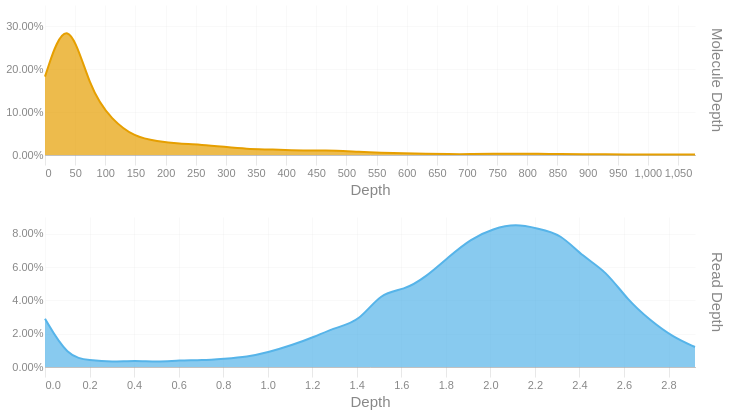

Source (notebook cell):
### Code cell
readdep = depth_hist(tb['Read Depth'], q99, 3)
readdep = readdep.with_columns(pl.lit('Read Depth').alias('Metric'))
if not SKIPLR:
    moldep = depth_hist(tb['Molecule Depth'], mol_q99, 1)
    moldep = moldep.with_columns(pl.lit('Molecule Depth').alias('Metric'))
    _hist = pl.concat([readdep, moldep])
    _hist = _hist.filter(pl.col('Proportion') != 0)
    with SafeRender(_hist):
        (
            alt.Chart(_hist)        
            .mark_area(interpolate = "basis")
            .encode(
                x=alt.X('Bin:Q').scale(domainMin=0).axis(alt.Axis(title='Depth')),
                y = alt.Y('Proportion:Q', title = None).axis(format = '.2%'),
                color = alt.Color('Metric:N').legend(None),
                row = alt.Row("Metric:N").header(title = None, labelOrient = 'right'),
                tooltip = [
                    alt.Tooltip("Metric:N", title = "Metric"),
                    alt.Tooltip('Interval:N', title = "Depth Interval"),
                    alt.Tooltip('Proportion:Q', title = "% Alignments").format('.2%')
                ]
            )
            .resolve_scale(x='independent', y='independent')
            .properties(
                height = 150, width = 650,
                usermeta={'embedOptions': {'downloadFileName': f'{samplename}.depth.hist'}}
            )
        ).display()
else:
    readdep = readdep.filter(pl.col('Proportion') != 0)
    with SafeRender(readdep):
        (
            alt.Chart(readdep)        
            .mark_area(interpolate = "basis")
            .encode(
                x=alt.X('Bin:Q').scale(domainMin=0).axis(alt.Axis(title='Depth')),
                y = alt.Y('Proportion:Q', title = None).axis(format = '.2%'),
                tooltip = [
                    alt.Tooltip('Interval:N', title = "Depth Interval"),
                    alt.Tooltip('Proportion:Q', title = "% Alignments").format('.2%')
                ]
            )
            .properties(
                usermeta={'embedOptions': {'downloadFileName': f'{samplename}.depth.hist'}}
            )
        ).display()

### Figure 1 — Vega-Lite specification as saved in the notebook (floating-point values rounded to 4 significant figures)
{"width": 650, "height": 150, "config": {"title": {"anchor": "start", "dy": -15, "fontSize": 18, "color": "#888888", "subtitleColor": "#888888", "subtitleFontSize": 14}, "arc": {"fill": "#0072B2"}, "axis": {"domainColor": "#888888", "domainWidth": 0.5, "gridWidth": 0.2, "grid": false, "titleFontWeight": 400, "titleFontSize": 15, "labelFontSize": 11, "labelColor": "#888888", "tickColor": "#888888", "tickWidth": 0.2, "titleColor": "#888888"}, "axisBand": {"grid": false}, "axisX": {"grid": true, "tickSize": 10, "domainCap": "round"}, "axisY": {"domain": false, "grid": true, "tickSize": 0, "domainCap": "round"}, "background": "transparent", "header": {"labelFontSize": 15, "labelColor": "#888888", "titleFontSize": 15, "titleFontWeight": 600, "titleColor": "#888888"}, "legend": {"labelFont": "sans-serif", "labelFontSize": 12, "labelColor": "#888888", "symbolSize": 100, "symbolType": "circle", "titleFontSize": 12, "titlePadding": 10, "titleColor": "#888888", "title": null}, "range": {"category": ["#E69F00", "#56B4E9", "#009E73", "#F0E442", "#0072B2", "#D55E00", "#CC79A7", "#000000"], "diverging": ["#cfe8f3", "#a2d4ec", "#73bfe2", "#46abdb", "#1696d2", "#12719e"]}, "area": {"fill": "#0072B2", "fillOpacity": 0.7, "line": true, "strokeOpacity": 0.7}, "line": {"color": "#0072B2", "stroke": "#0072B2", "strokeWidth": 2}, "trail": {"color": "#0072B2", "stroke": "#0072B2", "strokeWidth": 0, "size": 1}, "point": {"filled": true, "fillOpacity": 1.0, "size": 95}, "text": {"color": "#888888", "fontSize": 11, "align": "right", "fontWeight": 400, "size": 11}, "bar": {"fill": "#0072B2", "stroke": null}, "view": {"stroke": null, "continuousWidth": 660, "continuousHeight": 400}}, "data": {"name": "data-4df21243e03b6c1739d8e074606440ce"}, "mark": {"type": "area", "interpolate": "basis"}, "encoding": {"color": {"field": "Metric", "legend": null, "type": "nominal"}, "row": {"field": "Metric", "header": {"title": null, "labelOrient": "right"}, "type": "nominal"}, "tooltip": [{"field": "Metric", "title": "Metric", "type": "nominal"}, {"field": "Interval", "title": "Depth Interval", "type": "nominal"}, {"field": "Proportion", "format": ".2%", "title": "% Alignments", "type": "quantitative"}], "x": {"axis": {"title": "Depth"}, "field": "Bin", "scale": {"domainMin": 0}, "type": "quantitative"}, "y": {"axis": {"format": ".2%"}, "field": "Proportion", "title": null, "type": "quantitative"}}, "resolve": {"scale": {"x": "independent", "y": "independent"}}, "usermeta": {"embedOptions": {"downloadFileName": "S3_Annapolis_283.depth.hist"}}, "$schema": "https://vega.github.io/schema/vega-lite/v6.1.0.json", "datasets": {"data-4df21243e03b6c1739d8e074606440ce": [{"Bin": 0.0, "Interval": "0.0-0.101", "Proportion": 0.029, "Metric": "Read Depth"}, {"Bin": 0.101, "Interval": "0.101-0.201", "Proportion": 0.006, "Metric": "Read Depth"}, {"Bin": 0.201, "Interval": "0.201-0.302", "Proportion": 0.004, "Metric": "Read Depth"}, {"Bin": 0.302, "Interval": "0.302-0.403", "Proportion": 0.003, "Metric": "Read Depth"}, {"Bin": 0.403, "Interval": "0.403-0.503", "Proportion": 0.004, "Metric": "Read Depth"}, {"Bin": 0.503, "Interval": "0.503-0.604", "Proportion": 0.003, "Metric": "Read Depth"}, {"Bin": 0.604, "Interval": "0.604-0.705", "Proportion": 0.004, "Metric": "Read Depth"}, {"Bin": 0.705, "Interval": "0.705-0.805", "Proportion": 0.004, "Metric": "Read Depth"}, {"Bin": 0.805, "Interval": "0.805-0.906", "Proportion": 0.005, "Metric": "Read Depth"}, {"Bin": 0.906, "Interval": "0.906-1.007", "Proportion": 0.006, "Metric": "Read Depth"}, {"Bin": 1.007, "Interval": "1.007-1.107", "Proportion": 0.009, "Metric": "Read Depth"}, {"Bin": 1.107, "Interval": "1.107-1.208", "Proportion": 0.013, "Metric": "Read Depth"}, {"Bin": 1.208, "Interval": "1.208-1.309", "Proportion": 0.018, "Metric": "Read Depth"}, {"Bin": 1.309, "Interval": "1.309-1.409", "Proportion": 0.024, "Metric": "Read Depth"}, {"Bin": 1.409, "Interval": "1.409-1.51", "Proportion": 0.027, "Metric": "Read Depth"}, {"Bin": 1.51, "Interval": "1.51-1.611", "Proportion": 0.045, "Metric": "Read Depth"}, {"Bin": 1.611, "Interval": "1.611-1.711", "Proportion": 0.046, "Metric": "Read Depth"}, {"Bin": 1.711, "Interval": "1.711-1.812", "Proportion": 0.054, "Metric": "Read Depth"}, {"Bin": 1.812, "Interval": "1.812-1.913", "Proportion": 0.066, "Metric": "Read Depth"}, {"Bin": 1.913, "Interval": "1.913-2.013", "Proportion": 0.077, "Metric": "Read Depth"}, {"Bin": 2.013, "Interval": "2.013-2.114", "Proportion": 0.083, "Metric": "Read Depth"}, {"Bin": 2.114, "Interval": "2.114-2.215", "Proportion": 0.086, "Metric": "Read Depth"}, {"Bin": 2.215, "Interval": "2.215-2.315", "Proportion": 0.083, "Metric": "Read Depth"}, {"Bin": 2.315, "Interval": "2.315-2.416", "Proportion": 0.08, "Metric": "Read Depth"}, {"Bin": 2.416, "Interval": "2.416-2.517", "Proportion": 0.066, "Metric": "Read Depth"}, {"Bin": 2.517, "Interval": "2.517-2.617", "Proportion": 0.058, "Metric": "Read Depth"}, {"Bin": 2.617, "Interval": "2.617-2.718", "Proportion": 0.04, "Metric": "Read Depth"}, {"Bin": 2.718, "Interval": "2.718-2.819", "Proportion": 0.028, "Metric": "Read Depth"}, {"Bin": 2.819, "Interval": "2.819-2.919", "Proportion": 0.018, "Metric": "Read Depth"}, {"Bin": 2.919, "Interval": "2.919-3.02", "Proportion": 0.012, "Metric": "Read Depth"}, {"Bin": 0.0, "Interval": "0.0-37.2", "Proportion": 0.183, "Metric": "Molecule Depth"}, {"Bin": 37.2, "Interval": "37.2-74.4", "Proportion": 0.342, "Metric": "Molecule Depth"}, {"Bin": 74.4, "Interval": "74.4-111.5", "Proportion": 0.151, "Metric": "Molecule Depth"}, {"Bin": 111.5, "Interval": "111.5-148.7", "Proportion": 0.081, "Metric": "Molecule Depth"}, {"Bin": 148.7, "Interval": "148.7-185.9", "Proportion": 0.042, "Metric": "Molecule Depth"}, {"Bin": 185.9, "Interval": "185.9-223.1", "Proportion": 0.032, "Metric": "Molecule Depth"}, {"Bin": 223.1, "Interval": "223.1-260.2", "Proportion": 0.026, "Metric": "Molecule Depth"}, {"Bin": 260.2, "Interval": "260.2-297.4", "Proportion": 0.024, "Metric": "Molecule Depth"}, {"Bin": 297.4, "Interval": "297.4-334.6", "Proportion": 0.019, "Metric": "Molecule Depth"}, {"Bin": 334.6, "Interval": "334.6-371.8", "Proportion": 0.014, "Metric": "Molecule Depth"}, {"Bin": 371.8, "Interval": "371.8-409.0", "Proportion": 0.013, "Metric": "Molecule Depth"}, {"Bin": 409.0, "Interval": "409.0-446.1", "Proportion": 0.011, "Metric": "Molecule Depth"}, {"Bin": 446.1, "Interval": "446.1-483.3", "Proportion": 0.01, "Metric": "Molecule Depth"}, {"Bin": 483.3, "Interval": "483.3-520.5", "Proportion": 0.011, "Metric": "Molecule Depth"}, {"Bin": 520.5, "Interval": "520.5-557.7", "Proportion": 0.007, "Metric": "Molecule Depth"}, {"Bin": 557.7, "Interval": "557.7-594.8", "Proportion": 0.005, "Metric": "Molecule Depth"}, {"Bin": 594.8, "Interval": "594.8-632.0", "Proportion": 0.004, "Metric": "Molecule Depth"}, {"Bin": 632.0, "Interval": "632.0-669.2", "Proportion": 0.003, "Metric": "Molecule Depth"}, {"Bin": 669.2, "Interval": "669.2-706.4", "Proportion": 0.002, "Metric": "Molecule Depth"}, {"Bin": 706.4, "Interval": "706.4-743.6", "Proportion": 0.002, "Metric": "Molecule Depth"}, {"Bin": 743.6, "Interval": "743.6-780.7", "Proportion": 0.003, "Metric": "Molecule Depth"}, {"Bin": 780.7, "Interval": "780.7-817.9", "Proportion": 0.003, "Metric": "Molecule Depth"}, {"Bin": 817.9, "Interval": "817.9-855.1", "Proportion": 0.003, "Metric": "Molecule Depth"}, {"Bin": 855.1, "Interval": "855.1-892.3", "Proportion": 0.002, "Metric": "Molecule Depth"}, {"Bin": 892.3, "Interval": "892.3-929.4", "Proportion": 0.002, "Metric": "Molecule Depth"}, {"Bin": 929.4, "Interval": "929.4-966.6", "Proportion": 0.002, "Metric": "Molecule Depth"}, {"Bin": 966.6, "Interval": "966.6-1003.8", "Proportion": 0.001, "Metric": "Molecule Depth"}, {"Bin": 1004.0, "Interval": "1003.8-1041.0", "Proportion": 0.001, "Metric": "Molecule Depth"}, {"Bin": 1041.0, "Interval": "1041.0-1078.2", "Proportion": 0.001, "Metric": "Molecule Depth"}, {"Bin": 1078.0, "Interval": "1078.2-1115.34", "Proportion": 0.001, "Metric": "Molecule Depth"}]}}
